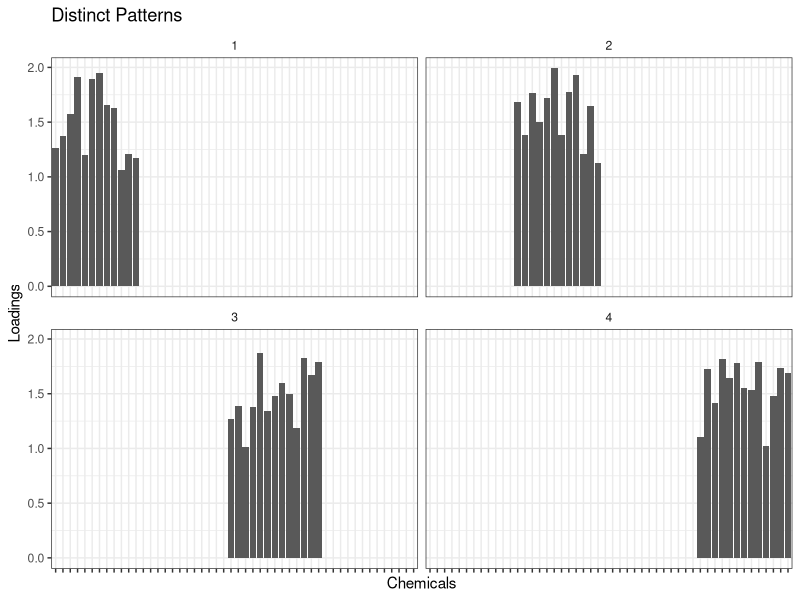
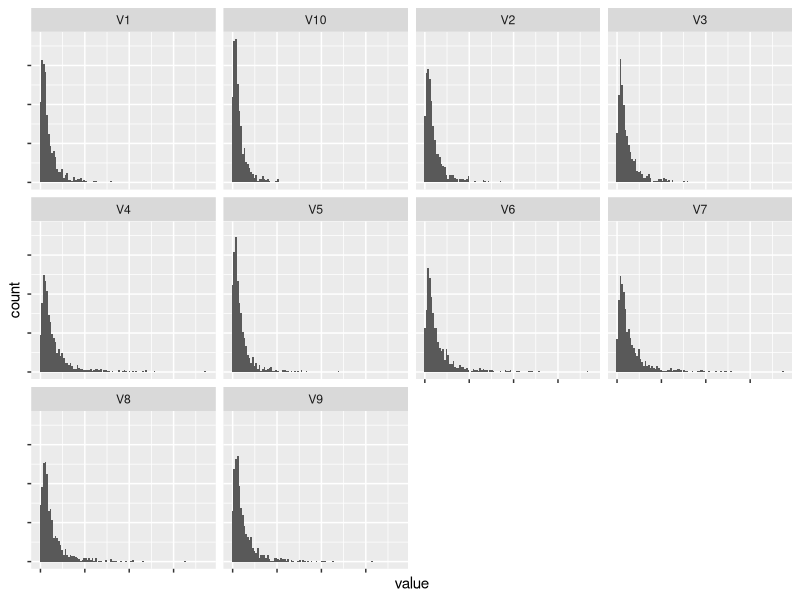
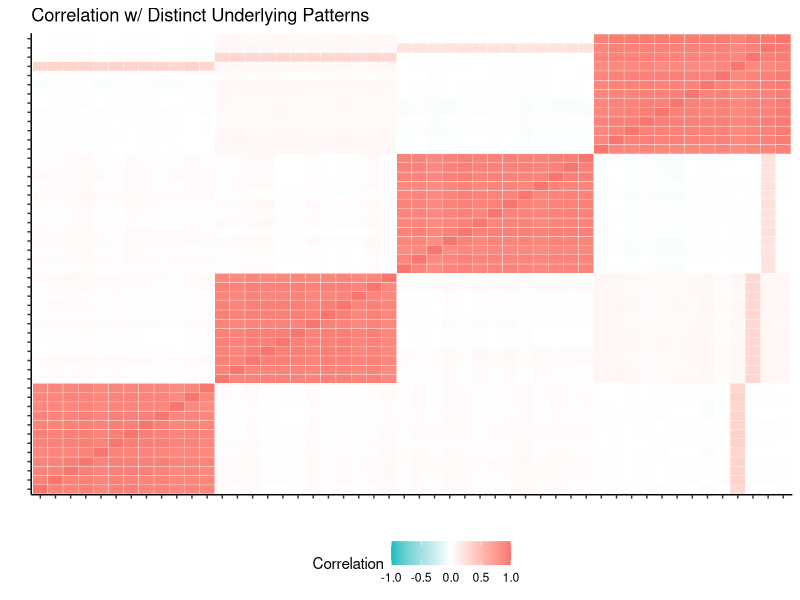
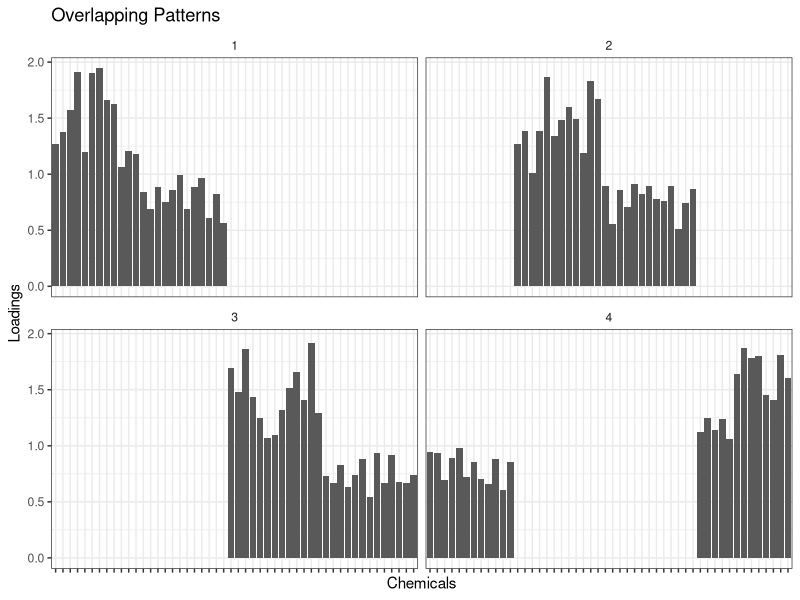
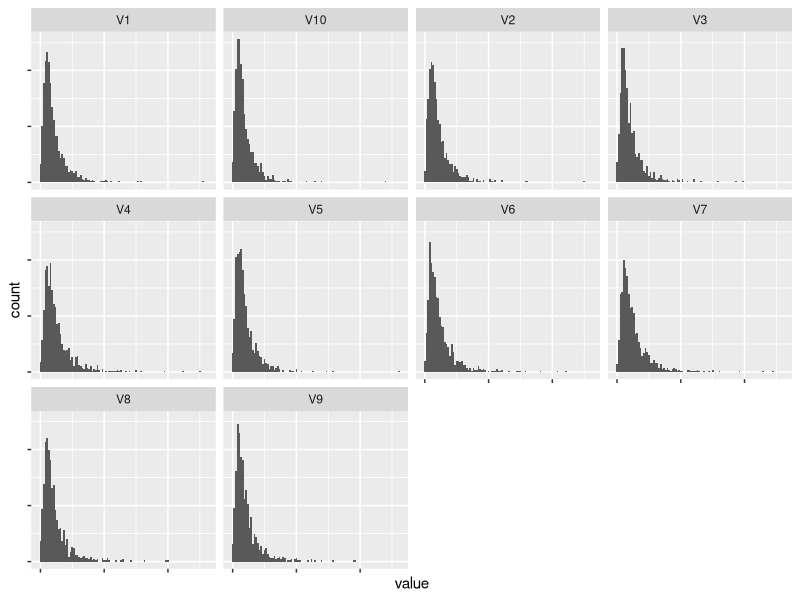
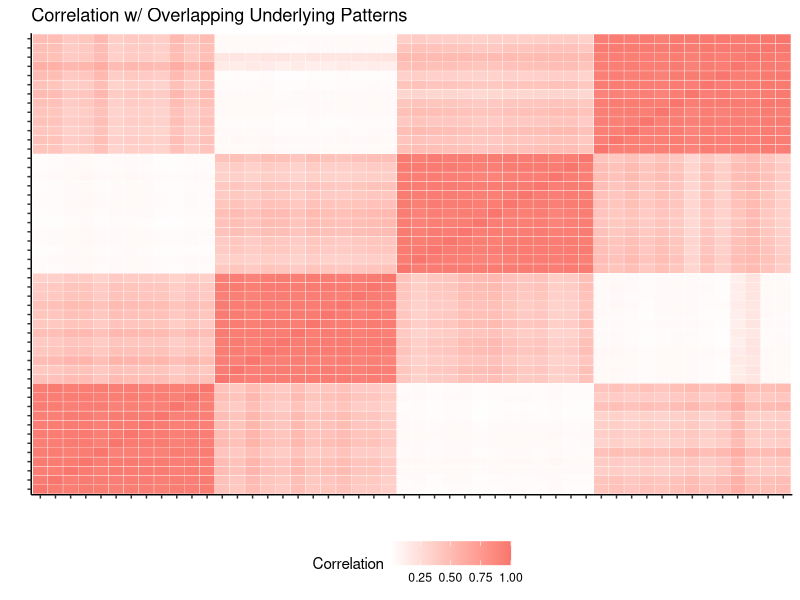
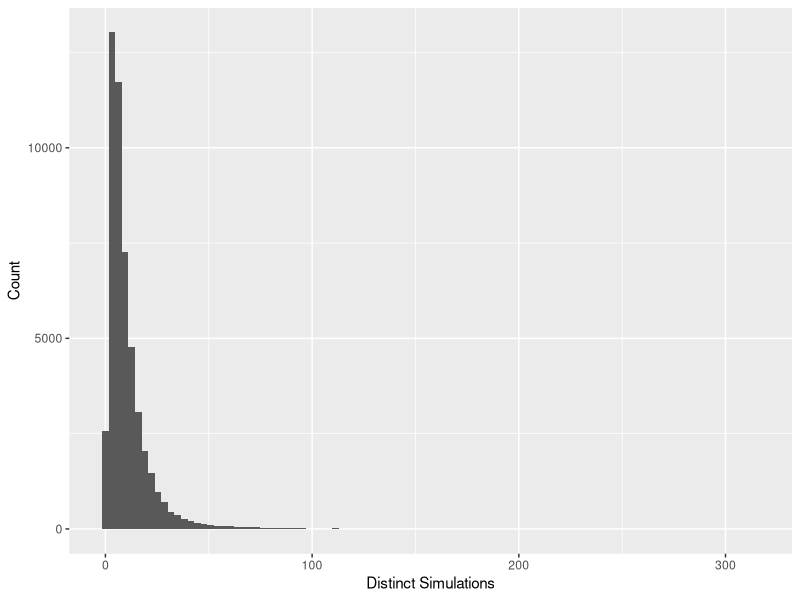

Reproduce these figures in R, in order. (Note: this script raises an error after producing the figures.)
## ---- chunk 1
options(scipen = 999)
library(reshape2) # melt
library(MASS) # mvrnorm
library(tidyverse)
## ---- chunk 2
## Construct a matrix for 4 TRUE exposure patterns
## replace runif between 0--0.2 with rep 0
create_patterns_dist <- function (seed) {
  set.seed(seed)
  patterns_dist <- 
    rbind(c(runif(12, 1, 2),   rep(0, 38)),
          c(rep(0, 12),        runif(12, 1, 2),   rep(0, 26)),
          c(rep(0, 24),                           runif(13, 1, 2),  rep(0, 13)),
          c(rep(0, 37), runif(13, 1, 2)))
  patterns_dist
}

patterns_dist_iter <- tibble(seed = 1:100) %>% 
 mutate(true_patterns = map(seed, create_patterns_dist))
## ---- chunk 3
patterns_dist_iter$true_patterns[[1]] %>% as_tibble() %>% 
  mutate(Pattern = 1:4) %>% 
  dplyr::select(Pattern, everything()) %>% 
  gather(key = Chemicals, value = Loadings, -Pattern) %>% 
  mutate(Chemicals = fct_inorder(Chemicals)) %>%
  ggplot(aes(x = Chemicals, y = Loadings)) + geom_col() +
  facet_wrap(.~Pattern) + theme_bw() +
  theme(axis.text.x = element_blank(),
        strip.background = element_blank()) +
  labs(title = "Distinct Patterns")
## ---- chunk 4
create_scores_dist <- function (seed) {
  scores_dist <- matrix(nrow = 1000, ncol = 4)
  set.seed(seed)
  scores_dist <- exp(mvrnorm(n = 1000, mu = rep(1, 4), # mu = rnorm(4, mean = 1), 
                          Sigma = diag(rep(1, 4)))) # Independent log normal dist
  scores_dist
}

scores_dist_iter <- patterns_dist_iter %>% 
 mutate(true_scores = map(seed, create_scores_dist))
## ---- chunk 5
sim_dist <- scores_dist_iter %>% 
  mutate(chem = map2(true_scores, true_patterns, `%*%`))
## ---- chunk 6
chemx <- sim_dist$chem[[1]]

add_noise <- function (seed, chemx) {
  #noise <- list(mean = 0, sd = apply(chemx, 2, var)/10)
  noise <- list(mean = 0, sd = rep(1, 50)) # QUICK CHECK FOR NOISE SENSITIVITY
  set.seed(seed)
  chem_dist <- pmax(chemx + 
                      mvrnorm(n = 1000, mu = rep(0, 50), 
                                        Sigma = diag(noise$sd)), 0)	
  chem_dist
}

sim_dist <- sim_dist %>% 
 mutate(sim = map2(seed, chem, add_noise))
## ---- chunk 7
dist <- sim_dist$sim[[1]]

apply(dist, 2, sd)
apply(dist, 2, mean)
summary(dist)[1:6, 1:5]

as_tibble(dist) %>% 
  dplyr::select(-(11:50)) %>% 
  pivot_longer(1:10) %>% 
  ggplot(aes(x = value)) +
  geom_histogram(bins = 100) +
facet_wrap(~name) +
  theme(axis.text.x = element_blank(),
        axis.text.y = element_blank())
## ---- chunk 8
melt(cor(dist, method = "spearman")) %>% 
  as_tibble() %>% 
  rename(Correlation = value) %>% 
  mutate(Var1 = as.factor(Var1),
         Var2 = as.factor(Var2)) %>% 
  ggplot(aes(x = Var1, y = Var2)) +
  geom_tile(aes(fill = Correlation), colour = "white") +
  scale_fill_gradient2(low = "#00BFC4", mid = "white", high = "#F8766D",
                       midpoint = 0,
                       na.value = "transparent", limits = c(-1, 1)) +
  theme_classic() + labs(x = "", y = "") +
  theme(axis.text = element_blank(),
        legend.position = "bottom") + 
  ggtitle("Correlation w/ Distinct Underlying Patterns")
## ---- chunk 9
# replace runif 0-0.2 with rep 0
create_patterns_over <- function (seed) {
  set.seed(seed)
  patterns_cor <-
    rbind(c(runif(12, 1, 2),   runif(12, 0.5, 1), rep(0, 26)),
          c(rep(0, 12),        runif(12, 1, 2),   runif(13, 0.5, 1), rep(0, 13)),
          c(rep(0, 24),                           runif(13, 1, 2),   runif(13, 0.5, 1)),
          c(runif(12, 0.5, 1), rep(0, 25),        runif(13, 1, 2)))
  patterns_cor
}

patterns_over_iter <- tibble(seed = 1:100) %>% 
 mutate(true_patterns = map(seed, create_patterns_over))
## ---- chunk 10
patterns_over_iter$true_patterns[[1]] %>% as_tibble() %>% 
  mutate(Pattern = 1:4) %>% 
  dplyr::select(Pattern, everything()) %>% 
  gather(key = Chemicals, value = Loadings, -Pattern) %>% 
  mutate(Chemicals = fct_inorder(Chemicals)) %>%
  ggplot(aes(x = Chemicals, y = Loadings)) + geom_col() +
  facet_wrap(.~Pattern) + theme_bw() +
  theme(axis.text.x = element_blank(),
        strip.background = element_blank()) +
  labs(title = "Overlapping Patterns")
## ---- chunk 11
sim_over <- scores_dist_iter %>% 
  dplyr::select(seed, true_scores) %>% 
  full_join(., patterns_over_iter) %>% 
  mutate(chem = map2(true_scores, true_patterns, `%*%`))
## ---- chunk 12
sim_over <- sim_over %>% 
 mutate(sim = map2(seed, chem, add_noise))
## ---- chunk 13
over <- sim_over$sim[[1]]

(apply(over, 2, sd))
(apply(over, 2, mean))
summary(over)[1:6, 1:5]

as_tibble(over) %>% 
  dplyr::select(-(11:50)) %>% 
  pivot_longer(1:10) %>% 
  ggplot(aes(x = value)) +
  geom_histogram(bins = 100) +
facet_wrap(~name) +
  theme(axis.text.x = element_blank(),
        axis.text.y = element_blank())
## ---- chunk 14
melt(cor(over, method = "spearman")) %>% 
  as_tibble() %>% 
  rename(Correlation = value) %>% 
  mutate(Var1 = as.factor(Var1),
         Var2 = as.factor(Var2)) %>% 
  ggplot(aes(x = Var1, y = Var2)) +
  geom_tile(aes(fill = Correlation), colour = "white") +
  scale_fill_gradient2(low = "#00BFC4", high = "#F8766D") +
  theme_classic() + labs(x = "", y = "") +
  theme(axis.text = element_blank(),
        legend.position = "bottom") + 
  ggtitle("Correlation w/ Overlapping Underlying Patterns")
## ---- chunk 15
create_scores_cor <- function (seed) {
  scores_cor <- matrix(nrow = 1000, ncol = 4)
  cov <- matrix( c(1,    0.25, 0.15, 0.15,
                  0.25, 1,    0.15, 0.15,
                  0.15, 0.15, 1,    0.25,
                  0.15, 0.15, 0.25, 1), nrow = 4)
  
  set.seed(seed)
  scores_cor <- exp(mvrnorm(n = 1000, mu = rep(1, 4), 
                          Sigma = cov)) # dists are kind of DEPENDENT
  }

scores_cor_iter <- patterns_over_iter %>% 
 mutate(true_scores = map(seed, create_scores_cor))
## ---- chunk 16
sim_cor <- scores_cor_iter %>% 
  dplyr::select(seed, true_scores) %>% 
  full_join(., patterns_over_iter) %>% 
  mutate(chem = map2(true_scores, true_patterns, `%*%`))
## ---- chunk 17
sim_cor <- sim_cor %>% 
 mutate(sim = map2(seed, chem, add_noise))
## ---- chunk 18
simm <- sim_cor$sim[[1]]

as_tibble(simm) %>% 
  pivot_longer(V1:V50) %>% 
  ggplot(aes(x = value)) + 
  geom_histogram(bins = 100) + 
  labs(x = "Distinct Simulations",
       y = "Count")

apply(simm, 2, mean)
apply(simm, 2, sd)

ggcorr(as_tibble(simm), limits = FALSE,
       hjust = 0.85, size = 2, layout.exp = 1) +
  labs(x = "Simulated Correlation Matrix") +
  theme_minimal(base_size = 10)
## ---- chunk 19
sim_dgp_rep1 <- rbind(sim_dist %>% mutate(data = "Distinct"),
      sim_over %>% mutate(data = "Overlapping"),
      sim_cor %>% mutate(data = "Correlated"))
  
sim_dgp_rep1

# for (i in 1:nrow(sim_dgp_rep1)) {
#   write_csv(as_tibble(sim_dgp_rep1$sim[[i]]), paste0("./Sims/dgp_rep1/sim_dgp_rep1_", i, ".csv"))
# }

# save(sim_dgp_rep1, file = "./Sims/sim_dgp_rep1.RDA")

# Testing overlapping example in MATLAB
chem <- sim_dgp_rep1$chem[[102]] %>% as_tibble()
sim <- sim_dgp_rep1$sim[[102]] %>% as_tibble()
patterns <- sim_dgp_rep1$true_patterns[[102]] %>% as_tibble()
scores <- sim_dgp_rep1$true_scores[[102]] %>% as_tibble()

# write_csv(chem, "./Results/Main/chem1.csv")
# write_csv(sim, "./Results/Main/sim1.csv")
# write_csv(patterns, "./Results/Main/patterns1.csv")
# write_csv(scores, "./Results/Main/scores1.csv")

# Correlated example for bootstrapping
corr_chem <- sim_dgp_rep1$chem[[202]] %>% as_tibble()
corr_sim <- sim_dgp_rep1$sim[[202]] %>% as_tibble()
corr_patterns <- sim_dgp_rep1$true_patterns[[202]] %>% as_tibble()
corr_scores <- sim_dgp_rep1$true_scores[[202]] %>% as_tibble()

# write_csv(corr_chem, "./Results/Main/Corr Ex/corr_chem.csv")
# write_csv(corr_sim, "./Results/Main/Corr Ex/corr_sim.csv")
# write_csv(corr_patterns, "./Results/Main/Corr Ex/corr_patterns.csv")
# write_csv(corr_scores, "./Results/Main/Corr Ex/corr_scores.csv")

